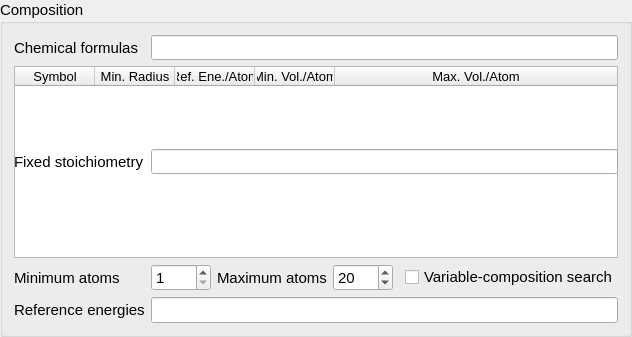
    <widget class="QGroupBox" name="groupBox_2">
     <property name="sizePolicy">
      <sizepolicy hsizetype="Preferred" vsizetype="Preferred">
       <horstretch>0</horstretch>
       <verstretch>0</verstretch>
      </sizepolicy>
     </property>
     <property name="font">
      <font>
       <pointsize>11</pointsize>
      </font>
     </property>
     <property name="title">
      <string>Composition</string>
     </property>
     <layout class="QGridLayout" name="gridLayout_6">
      <item row="0" column="0">
       <widget class="QLabel" name="label_14">
        <property name="sizePolicy">
         <sizepolicy hsizetype="Preferred" vsizetype="Preferred">
          <horstretch>0</horstretch>
          <verstretch>0</verstretch>
         </sizepolicy>
        </property>
        <property name="minimumSize">
         <size>
          <width>0</width>
          <height>18</height>
         </size>
        </property>
        <property name="font">
         <font>
          <pointsize>11</pointsize>
         </font>
        </property>
        <property name="text">
         <string>Chemical formulas</string>
        </property>
        <property name="alignment">
         <set>Qt::AlignLeading|Qt::AlignLeft|Qt::AlignVCenter</set>
        </property>
        <property name="buddy">
         <cstring>edit_composition</cstring>
        </property>
       </widget>
      </item>
      <item row="5" column="0">
       <widget class="QLabel" name="label_10">
        <property name="font">
         <font>
          <pointsize>11</pointsize>
         </font>
        </property>
        <property name="text">
         <string>Reference energies</string>
        </property>
       </widget>
      </item>
      <item row="5" column="1" colspan="5">
       <widget class="QLineEdit" name="edit_ref_enes">
        <property name="minimumSize">
         <size>
          <width>0</width>
          <height>25</height>
         </size>
        </property>
        <property name="font">
         <font>
          <pointsize>11</pointsize>
         </font>
        </property>
        <property name="toolTip">
         <string>&lt;html&gt;&lt;head/&gt;&lt;body&gt;&lt;p&gt;By default, XtalOpt uses 0 as the reference energy for elements in calculating the distance above hull. If user desires to specify other values, they can be enetered as a comma-delimited list of entries. Each entry must be the &amp;quot;full chemical formula&amp;quot; of the cell followed by its &amp;quot;total energy&amp;quot;, which is internally converted to energy per atom and used to calculate convex hull. Example of a valid entry is:&lt;/p&gt;&lt;p&gt;Ti2 -4.5, O3 -7.8&lt;/p&gt;&lt;p&gt;which results in -2.25 and -2.6 per atom (in the intended units) for Ti and O, respectively.&lt;/p&gt;&lt;p&gt;(1) Energies must be specified in the units that is being used by local optimizer.&lt;/p&gt;&lt;p&gt;(2) Any structure which is relevant/important in computing the convex hull can be entered. E.g., for a ternary system, reference energies for all elemental, binary and ternary structures can be enetered. Valid inputs will be then included in convex hull by XtalOpt.&lt;/p&gt;&lt;p&gt;(3) If the user choses to enter reference energies, they will be accepted only if values for all elements in the system are given.&lt;/p&gt;&lt;p&gt;(4) In any case, the successfully read elemental reference energies are being shown in the element list table at the top left corner of the tab.&lt;/p&gt;&lt;/body&gt;&lt;/html&gt;</string>
        </property>
       </widget>
      </item>
      <item row="1" column="0" colspan="6">
       <widget class="QTableWidget" name="table_comp">
        <property name="sizePolicy">
         <sizepolicy hsizetype="Preferred" vsizetype="Preferred">
          <horstretch>0</horstretch>
          <verstretch>0</verstretch>
         </sizepolicy>
        </property>
        <property name="minimumSize">
         <size>
          <width>0</width>
          <height>0</height>
         </size>
        </property>
        <property name="font">
         <font>
          <pointsize>10</pointsize>
         </font>
        </property>
        <property name="focusPolicy">
         <enum>Qt::StrongFocus</enum>
        </property>
        <property name="horizontalScrollBarPolicy">
         <enum>Qt::ScrollBarAlwaysOff</enum>
        </property>
        <property name="editTriggers">
         <set>QAbstractItemView::NoEditTriggers</set>
        </property>
        <property name="tabKeyNavigation">
         <bool>false</bool>
        </property>
        <property name="selectionBehavior">
         <enum>QAbstractItemView::SelectRows</enum>
        </property>
        <property name="sortingEnabled">
         <bool>false</bool>
        </property>
        <property name="cornerButtonEnabled">
         <bool>false</bool>
        </property>
        <attribute name="horizontalHeaderMinimumSectionSize">
         <number>20</number>
        </attribute>
        <attribute name="horizontalHeaderDefaultSectionSize">
         <number>80</number>
        </attribute>
        <attribute name="horizontalHeaderShowSortIndicator" stdset="0">
         <bool>false</bool>
        </attribute>
        <attribute name="horizontalHeaderStretchLastSection">
         <bool>true</bool>
        </attribute>
        <attribute name="verticalHeaderVisible">
         <bool>false</bool>
        </attribute>
        <attribute name="verticalHeaderMinimumSectionSize">
         <number>23</number>
        </attribute>
        <attribute name="verticalHeaderDefaultSectionSize">
         <number>23</number>
        </attribute>
        <column>
         <property name="text">
          <string>Symbol</string>
         </property>
         <property name="font">
          <font>
           <pointsize>10</pointsize>
          </font>
         </property>
        </column>
        <column>
         <property name="text">
          <string>Min. Radius</string>
         </property>
         <property name="font">
          <font>
           <pointsize>10</pointsize>
          </font>
         </property>
        </column>
        <column>
         <property name="text">
          <string>Ref. Ene./Atom</string>
         </property>
         <property name="font">
          <font>
           <pointsize>10</pointsize>
          </font>
         </property>
        </column>
        <column>
         <property name="text">
          <string>Min. Vol./Atom</string>
         </property>
         <property name="font">
          <font>
           <pointsize>10</pointsize>
          </font>
         </property>
        </column>
        <column>
         <property name="text">
          <string>Max. Vol./Atom</string>
         </property>
         <property name="font">
          <font>
           <pointsize>10</pointsize>
          </font>
         </property>
        </column>
       </widget>
      </item>
      <item row="0" column="1" colspan="5">
       <widget class="QLineEdit" name="edit_composition">
        <property name="sizePolicy">
         <sizepolicy hsizetype="MinimumExpanding" vsizetype="Preferred">
          <horstretch>0</horstretch>
          <verstretch>0</verstretch>
         </sizepolicy>
        </property>
        <property name="minimumSize">
         <size>
          <width>0</width>
          <height>25</height>
         </size>
        </property>
        <property name="maximumSize">
         <size>
          <width>16777215</width>
          <height>25</height>
         </size>
        </property>
        <property name="baseSize">
         <size>
          <width>0</width>
          <height>0</height>
         </size>
        </property>
        <property name="font">
         <font>
          <pointsize>11</pointsize>
         </font>
        </property>
        <property name="toolTip">
         <string>&lt;html&gt;&lt;head/&gt;&lt;body&gt;&lt;p&gt;List of chemical formulas to be used to generate the initial set of structures. The entered formula, in combination with the variable-composition setting, will determine the type of the evolutionary search.&lt;/p&gt;&lt;p&gt;If variable-search is not checked, the search will be over a fixed composition (if all inputs have the same composition) or multi-composition (if input includes different compositions).&lt;/p&gt;&lt;p&gt;Valid input is a comma-delimited list of full chemical formula for the &amp;quot;unit cells&amp;quot;, such that all entries belong to the same chemical system (same number and types of elements).&lt;/p&gt;&lt;p&gt;Each entry must include chemical symbols followed by a number (non-case sensitive, spaces are allowed, order of the elements does not matter), e.g.,&lt;/p&gt;&lt;p&gt;Ti1 O4, Ti2 O3, O2Ti2, Ti4O4&lt;/p&gt;&lt;p&gt;Different &amp;quot;formula units&amp;quot; of the same composition can be also specified be a hyphen-separated pair of entries with two ends having the same composition, and the second one being a proper super cell of the left-hand side, e.g.,&lt;/p&gt;&lt;p&gt;Ti1O2- O8Ti4, Ti7 O2&lt;/p&gt;&lt;/body&gt;&lt;/html&gt;</string>
        </property>
       </widget>
      </item>
      <item row="1" column="0">
       <widget class="QLabel" name="label_fixed_stoich">
        <property name="font">
         <font>
          <pointsize>11</pointsize>
         </font>
        </property>
        <property name="text">
         <string>Fixed stoichiometry</string>
        </property>
        <property name="buddy">
         <cstring>edit_fixed_stoich</cstring>
        </property>
       </widget>
      </item>
      <item row="1" column="1" colspan="5">
       <widget class="QLineEdit" name="edit_fixed_stoich">
        <property name="minimumSize">
         <size>
          <width>0</width>
          <height>25</height>
         </size>
        </property>
        <property name="maximumSize">
         <size>
          <width>16777215</width>
          <height>25</height>
         </size>
        </property>
        <property name="font">
         <font>
          <pointsize>11</pointsize>
         </font>
        </property>
        <property name="toolTip">
         <string>&lt;html&gt;&lt;head/&gt;&lt;body&gt;&lt;p&gt;Optional fixed atom counts for a subset of the chemical system. Any generated structure must keep these element counts exactly, while the other elements may still vary in a variable-composition search.&lt;/p&gt;&lt;p&gt;Use a comma-delimited list such as &amp;quot;Li=1, O=2&amp;quot;.&lt;/p&gt;&lt;/body&gt;&lt;/html&gt;</string>
        </property>
       </widget>
      </item>
      <item row="3" column="0">
       <widget class="QLabel" name="label_7">
        <property name="text">
         <string>Minimum atoms</string>
        </property>
       </widget>
      </item>
      <item row="3" column="1">
       <widget class="QSpinBox" name="sb_min_atoms">
        <property name="minimumSize">
         <size>
          <width>60</width>
          <height>25</height>
         </size>
        </property>
        <property name="maximumSize">
         <size>
          <width>60</width>
          <height>16777215</height>
         </size>
        </property>
        <property name="toolTip">
         <string>&lt;html&gt;&lt;head/&gt;&lt;body&gt;&lt;p&gt;Specifies the minimum number of atoms in the search.&lt;/p&gt;&lt;p&gt;This is relevant in variable-composition search where unit cells of various sizes are being produced.&lt;/p&gt;&lt;p&gt;This value can't be larger than the maximum number of atoms setting, and if the input formulas include a cell with total number of atoms smaller than current value of minimum number of atoms, this parameter is automatically updated.&lt;/p&gt;&lt;/body&gt;&lt;/html&gt;</string>
        </property>
        <property name="minimum">
         <number>1</number>
        </property>
        <property name="maximum">
         <number>1000000</number>
        </property>
       </widget>
      </item>
      <item row="3" column="2">
       <widget class="QLabel" name="label_6">
        <property name="font">
         <font>
          <pointsize>11</pointsize>
         </font>
        </property>
        <property name="text">
         <string>Maximum atoms</string>
        </property>
       </widget>
      </item>
      <item row="3" column="3">
       <widget class="QSpinBox" name="sb_max_atoms">
        <property name="minimumSize">
         <size>
          <width>60</width>
          <height>25</height>
         </size>
        </property>
        <property name="maximumSize">
         <size>
          <width>60</width>
          <height>16777215</height>
         </size>
        </property>
        <property name="font">
         <font>
          <pointsize>11</pointsize>
         </font>
        </property>
        <property name="toolTip">
         <string>&lt;html&gt;&lt;head/&gt;&lt;body&gt;&lt;p&gt;Specifies the maximum number of atoms in the search.&lt;/p&gt;&lt;p&gt;This is relevant in variable-composition search where unit cells of various sizes are being produced; and in generating random supercells.&lt;/p&gt;&lt;p&gt;(1) If the input formulas include a cell with total number of atoms larger than current value of maximum number of atoms, this parameter is automatically updated.&lt;/p&gt;&lt;p&gt;(2) If the generation of random supercells selected by a percent chance of greater than 0, then the supercells are generated only if the maximum number of atoms allows.&lt;/p&gt;&lt;/body&gt;&lt;/html&gt;</string>
        </property>
        <property name="minimum">
         <number>1</number>
        </property>
        <property name="maximum">
         <number>1000000</number>
        </property>
        <property name="value">
         <number>20</number>
        </property>
       </widget>
      </item>
      <item row="3" column="5">
       <widget class="QCheckBox" name="cb_vcsearch">
        <property name="font">
         <font>
          <pointsize>11</pointsize>
         </font>
        </property>
        <property name="toolTip">
         <string>&lt;html&gt;&lt;head/&gt;&lt;body&gt;&lt;p&gt;If checked, after generating the initial set of structures from the input list of chemical formulas, the evolutionary operation crossover (and permutomic if given a non-zero weight) will produce unit cells of new chemical compositions and sizes (up to specified maximum number of atoms).&lt;/p&gt;&lt;/body&gt;&lt;/html&gt;</string>
        </property>
        <property name="text">
         <string>Variable-composition search</string>
        </property>
       </widget>
      </item>
     </layout>
    </widget>
